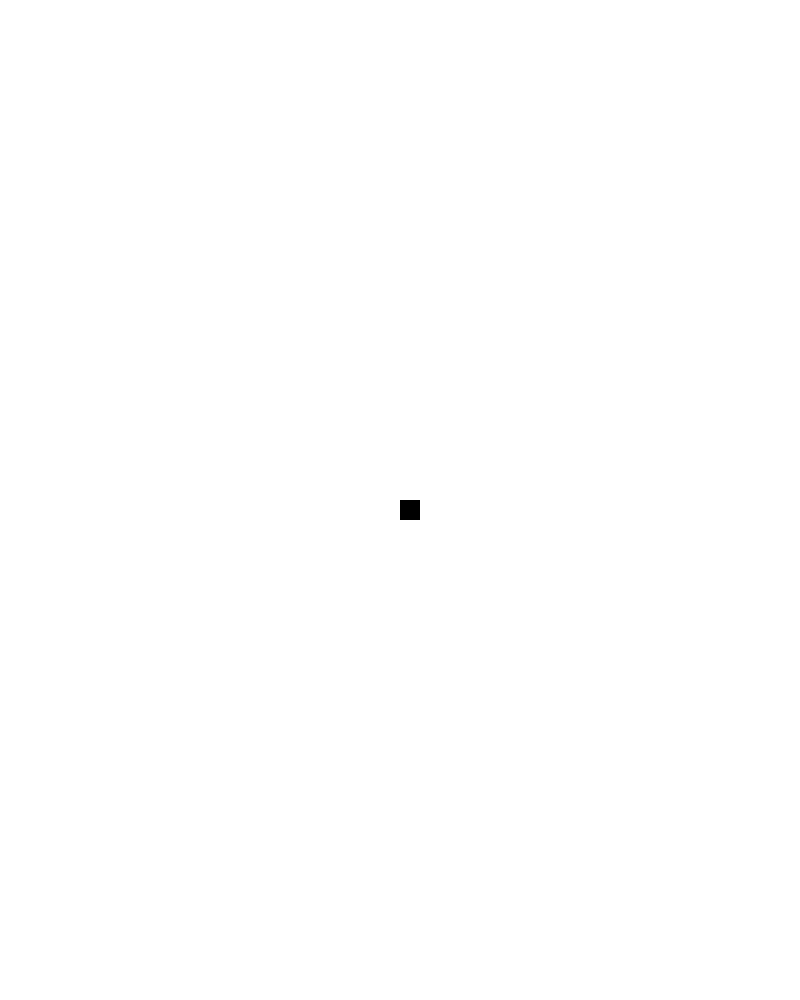
Frame 1 (no input)
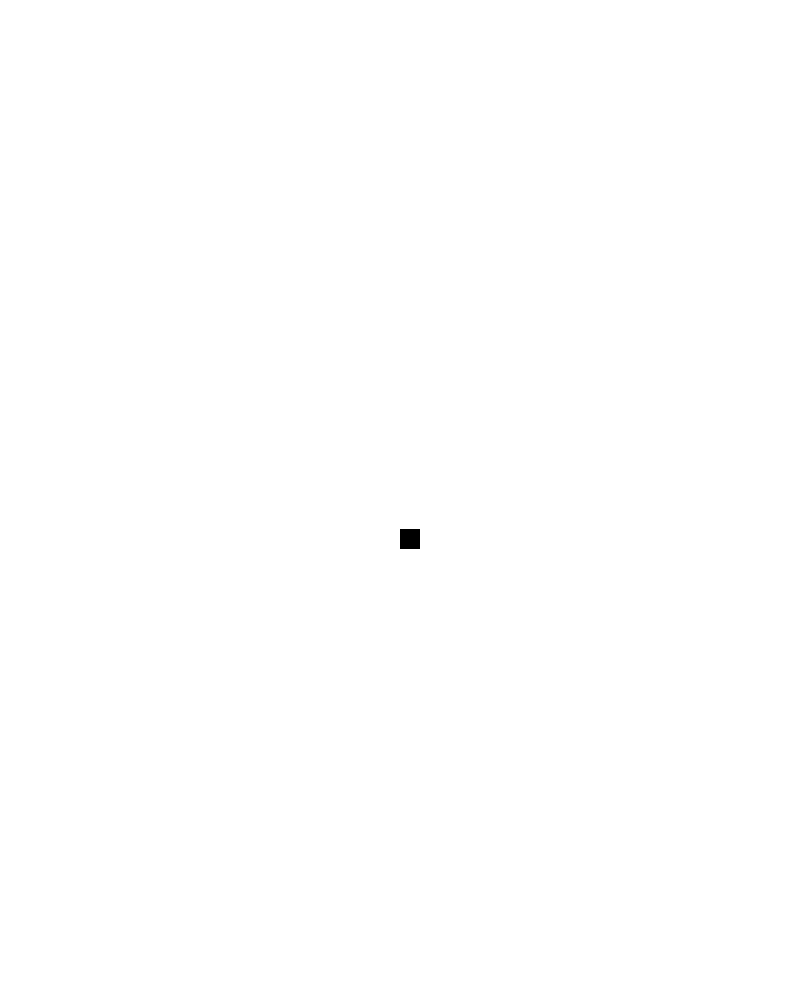
Frame 60 (the mouse pressed at the canvas centre just before this capture)
Frame 120 (the mouse held since frame 60 and released just before this capture): identical to frame 60, image omitted

The Processing sketch that drew these frames (run headless with seeded random() and noise(); from frame 60 on, the mouse is pressed at the canvas centre):

// Processing sketch: processing_73167
// ── processing_73167.pde

//Globals
int drop = 0;
int start = second();

//Setup
void setup() {
  size(800, 1000);
  noStroke();
  smooth();
}

//Draw
void draw() {
  background(255);
  fill(0);

  if(second()-start <= 5){
    rect(width/2,(height/2)+(drop/2), 20,20);
    drop++;
  }

}

void mousePressed(){
  drop = 0;
  start = second();
}
